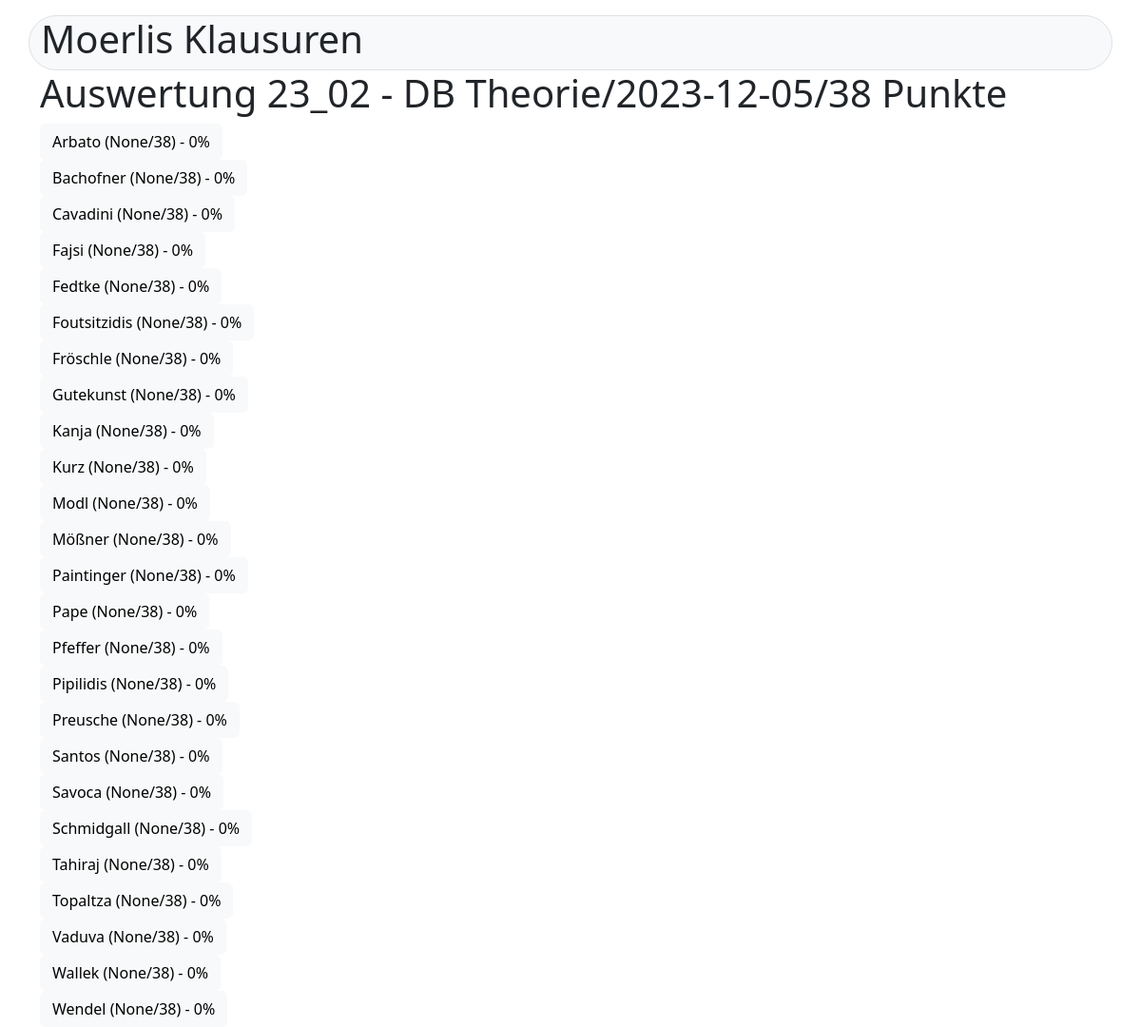
The page /klausur/evaluation/6 (signed in) on the database its author committed.
### klausur/models.py (models this page shows, shortened)
class Klausur(models.Model):
    titel = models.CharField(("Titel"), max_length=50)
    thema = models.CharField(("Thema"), max_length=50)
    termin = models.DateTimeField(("termin"), auto_now=False, auto_now_add=False)
    gruppe = models.ForeignKey(Gruppe, verbose_name=("Gruppe"), on_delete=models.CASCADE, null=True)
    fragen = models.ManyToManyField(Frage, verbose_name=("Fragen"))
    @property
    def get_gesamtpunkte(self):
        fragen = self.fragen.all()
        gesamtpunkte = sum(frage.punkte for frage in fragen)
        return gesamtpunkte
    class Meta:
        verbose_name = ("Klausur")
        verbose_name_plural = ("Klausuren")
        ordering = [ 'gruppe', '-termin']
    def __str__(self):
        return f"{self.gruppe} - {self.titel}/{self.termin.date()}/{self.get_gesamtpunkte} Punkte"

class Gruppe(models.Model):
    name = models.CharField("Bezeichnung", max_length=50)
    teilnehmer = models.ManyToManyField(Teilnehmer, verbose_name="Teilnehmer")
    class Meta:
        verbose_name = ("Gruppe")
        verbose_name_plural = ("Gruppen")
        ordering = ['name']
    def __str__(self):
        return self.name

class Frage(models.Model):
    titel = models.CharField(("Titel"), max_length=250)
    inhalt = models.CharField("Inhalt", max_length=50, default="?")
    frage = models.TextField(("Frage"))
    musterantwort = models.TextField(("Musterantwort"), default ="")
    bild = models.ImageField(("Bild"), blank=True, null=True)
    bildmuster = models.ImageField(("Bild Muster"), blank=True, null=True)
    bildbreite = models.IntegerField(("Bildbreite in %"), default=80)
    thema = models.ForeignKey(Thema, verbose_name=("Thema"), on_delete=models.RESTRICT)
    punkte = models.IntegerField(("Erreichbare Punkte"), default=1)
    schwierigkeit = models.IntegerField(("Schwierigkeit") , default=2)
    class Meta:
        verbose_name = ("Frage")
        verbose_name_plural = ("Fragen")
        ordering = ['thema', 'titel', ]

class Teilnehmer(models.Model):
    name = models.CharField(("Name"), max_length=250)
    info = models.TextField("Infos", blank=True, null=True)
    class Meta:
        verbose_name = "Teilnehmer"
        verbose_name_plural = "Teilnehmers"
        ordering = ["name"]
    def __str__(self):
        return self.name

### klausur/views.py (the view)
# urls.py: path('evaluation/<int:klausur>', views.evaluation, name= 'evaluation'),
@permission_required('klausur.view_teilnehmer')
def evaluation(request, klausur):
    ds_klausur = Klausur.objects.get(id=klausur)
    ds_tn = ds_klausur.gruppe.teilnehmer.all()
    lst_tn = []
    for tn in ds_tn:
        punkte = Answer.objects.filter(teilnehmer = tn, klausur = ds_klausur).aggregate(Sum("punkte"))['punkte__sum']
        if punkte != None:
            prozent = round(punkte / ds_klausur.get_gesamtpunkte * 100, 1)
        else:
            prozent = 0
        lst_tn.append((tn, punkte, prozent))
    content = {
        "klausur": ds_klausur,
        "teilnehmer": lst_tn,
    }
    return render(request, "evaluation.html", content)

### klausur/templates/evaluation.html (shortened to what this page needs)
{% extends "start.html" %}
{% block content %}
    <h1>Auswertung {{klausur}}</h1>
    {% for tn in  teilnehmer %}
    <div class="d-grid gap-2 col-6 justify-center">
        <a href="{% url 'evaluation2' klausur.id tn.0.id%}"><button type="button" class="btn btn-light text-start">{{tn.0}} ({{tn.1}}/{{klausur.get_gesamtpunkte}}) - {{tn.2}}%</button></a>
    </div>
    {% endfor %}
{% endblock content %}

### rows shown on the page
Klausur: gruppe+titel+termin "23_02 - DB Theorie/2023-12-05/38 Punkte", get_gesamtpunkte "38"
Teilnehmer: name "Arbato", tn "None", tn "0"
Teilnehmer: name "Bachofner", tn "None", tn "0"
Teilnehmer: name "Cavadini", tn "None", tn "0"
Teilnehmer: name "Fajsi", tn "None", tn "0"
Teilnehmer: name "Fedtke", tn "None", tn "0"
Teilnehmer: name "Foutsitzidis", tn "None", tn "0"
Teilnehmer: name "Fröschle", tn "None", tn "0"
Teilnehmer: name "Gutekunst", tn "None", tn "0"
Teilnehmer: name "Kanja", tn "None", tn "0"
Teilnehmer: name "Kurz", tn "None", tn "0"
Teilnehmer: name "Modl", tn "None", tn "0"
Teilnehmer: name "Mößner", tn "None", tn "0"
Teilnehmer: name "Paintinger", tn "None", tn "0"
Teilnehmer: name "Pape", tn "None", tn "0"
Teilnehmer: name "Pfeffer", tn "None", tn "0"
Teilnehmer: name "Pipilidis", tn "None", tn "0"
Teilnehmer: name "Preusche", tn "None", tn "0"
Teilnehmer: name "Santos", tn "None", tn "0"
Teilnehmer: name "Savoca", tn "None", tn "0"
Teilnehmer: name "Schmidgall", tn "None", tn "0"
Teilnehmer: name "Tahiraj", tn "None", tn "0"
Teilnehmer: name "Topaltza", tn "None", tn "0"
Teilnehmer: name "Vaduva", tn "None", tn "0"
Teilnehmer: name "Wallek", tn "None", tn "0"
Teilnehmer: name "Wendel", tn "None", tn "0"
